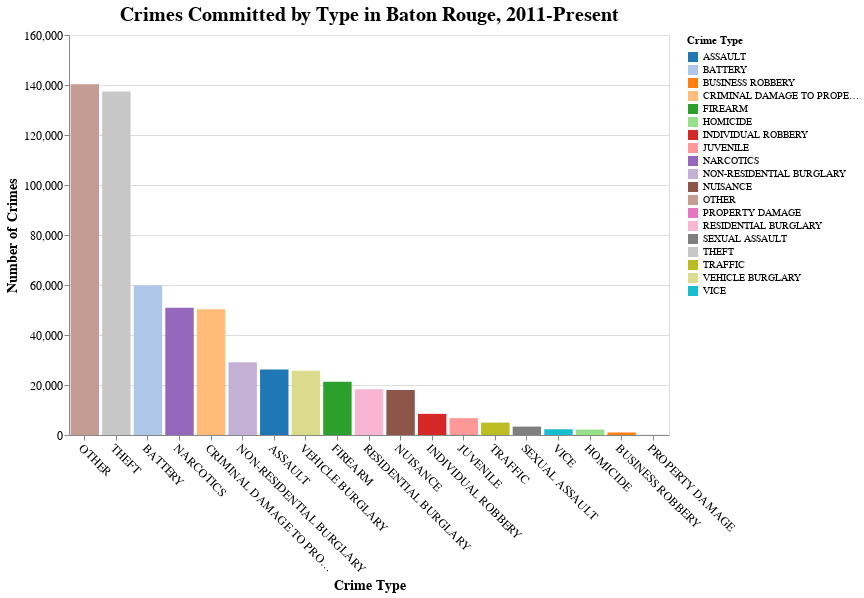

Notebook code for this chart:
### Markdown cell above
adding screenshot of chart since it isn't rendering in GitHub even though it renders locally

![image.png](attachment:image.png)

### Code cell
# sort by prevalence
prevalence = btr_num_df.sort_values(by='count',ascending=False)['crime_type'].to_list()

chart = alt.Chart(btr_num_df).mark_bar().encode(
    x = alt.X('crime_type',title='Crime Type',axis=alt.Axis(labelAngle=45),sort=prevalence),
    y = alt.Y('count',title='Number of Crimes'),
    color = alt.Color('crime_type:N', title='Crime Type', scale=alt.Scale(scheme='category20')),
).properties(
    title='Crimes Committed by Type in Baton Rouge, 2011-Present',
    width=600,
    height=400
).configure_axis(
    labelFontSize=12,
    titleFontSize=14
).configure_title(
    fontSize=20
)

chart.display()

### Figure 1 — Vega-Lite specification as saved in the notebook (floating-point values rounded to 4 significant figures)
{"config": {"view": {"continuousWidth": 300, "continuousHeight": 300}, "axis": {"labelFontSize": 12, "titleFontSize": 14}, "title": {"fontSize": 20}}, "data": {"name": "data-e6828deb0108ddb3e2c9c363e06fdb39"}, "mark": {"type": "bar"}, "encoding": {"color": {"field": "crime_type", "scale": {"scheme": "category20"}, "title": "Crime Type", "type": "nominal"}, "x": {"axis": {"labelAngle": 45}, "field": "crime_type", "sort": ["OTHER", "THEFT", "BATTERY", "NARCOTICS", "CRIMINAL DAMAGE TO PROPERTY", "NON-RESIDENTIAL BURGLARY", "ASSAULT", "VEHICLE BURGLARY", "FIREARM", "RESIDENTIAL BURGLARY", "NUISANCE", "INDIVIDUAL ROBBERY", "JUVENILE", "TRAFFIC", "SEXUAL ASSAULT", "VICE", "HOMICIDE", "BUSINESS ROBBERY", "PROPERTY DAMAGE"], "title": "Crime Type", "type": "nominal"}, "y": {"field": "count", "title": "Number of Crimes", "type": "quantitative"}}, "height": 400, "title": "Crimes Committed by Type in Baton Rouge, 2011-Present", "width": 600, "$schema": "https://vega.github.io/schema/vega-lite/v5.8.0.json", "datasets": {"data-e6828deb0108ddb3e2c9c363e06fdb39": [{"crime_type": "ASSAULT", "count": 26180}, {"crime_type": "BATTERY", "count": 59757}, {"crime_type": "BUSINESS ROBBERY", "count": 1003}, {"crime_type": "CRIMINAL DAMAGE TO PROPERTY", "count": 50298}, {"crime_type": "FIREARM", "count": 21305}, {"crime_type": "HOMICIDE", "count": 2169}, {"crime_type": "INDIVIDUAL ROBBERY", "count": 8457}, {"crime_type": "JUVENILE", "count": 6743}, {"crime_type": "NARCOTICS", "count": 50876}, {"crime_type": "NON-RESIDENTIAL BURGLARY", "count": 29150}, {"crime_type": "NUISANCE", "count": 18007}, {"crime_type": "OTHER", "count": 140300}, {"crime_type": "PROPERTY DAMAGE", "count": 67}, {"crime_type": "RESIDENTIAL BURGLARY", "count": 18326}, {"crime_type": "SEXUAL ASSAULT", "count": 3362}, {"crime_type": "THEFT", "count": 137362}, {"crime_type": "TRAFFIC", "count": 4952}, {"crime_type": "VEHICLE BURGLARY", "count": 25740}, {"crime_type": "VICE", "count": 2305}]}}
